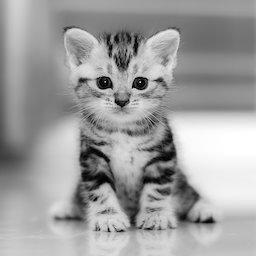
#> input picture kitten.jpg, 256 x 256 px
$ jupyter execute --allow-errors 'Project 3 (1).ipynb'
#> lines starting #> are read from the running program, lines starting #| are printed output that depends on the picture
[cell 1]
import cvxpy as cp
import numpy as np
from PIL import Image
import matplotlib.pyplot as plt

[cell 2]
def process_image(image_path, target_size=(100, 100),lam1=0.1, lam2=0.01):
    # 1. Load and Resize (Crucial for solver speed!)
#> called with image_path = 'kitten.jpg', target_size = (100, 100), lam1 = 0.1, lam2 = 0.01
    img = Image.open(image_path).convert('L') # Convert to Grayscale
#> img is the input picture: PIL image 256x256 L; min 0, max 255, mean 159.3
    img = img.resize(target_size)
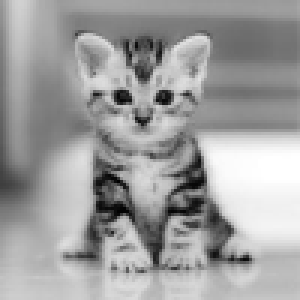
#> img: PIL image 100x100 L (shown 3 times larger); min 0, max 255, mean 159.3
    f_original = np.array(img, dtype=np.float64)

    # 2. Simulate "Old Photo" (Add blur and noise)
    # In a real project, this 'f' would be your actual old photo.
    f_blur = f_original + np.random.normal(0, 10, f_original.shape)
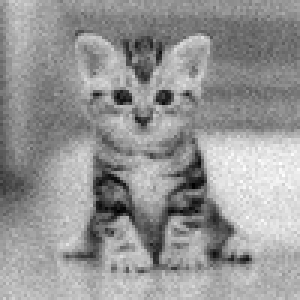
#> f_blur: shape (100, 100) float64 (shown 3 times larger); min -14.64, max 280, mean 159.1; drawn with min black and max white
    f_blur = np.clip(f_blur, 0, 255)
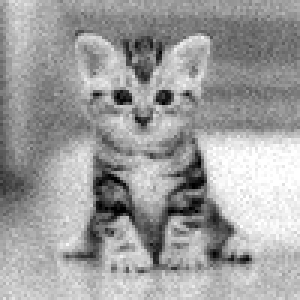
#> f_blur: shape (100, 100) float64 (shown 3 times larger); min 0, max 255, mean 159

    # 3. Define Optimization Variables
    m, n = f_blur.shape
#> m = 100; n = 100
    u = cp.Variable((m, n))

    # 4. Define the Objective (Matching your equation)
    # Term 1: Data Fidelity ||u - f||^2
    fidelity = cp.sum_squares(u - f_blur)

    # Term 2: Sparsity (Total Variation) - lambda1 * ||grad u||_1
    # This is the "secret sauce" for high-res edges
    lam1 = 0.1
    tv_penalty = lam1 * cp.tv(u)

    # 3. Smoothness Term: lambda2 * ||grad u||_2^2
    # We approximate the L2 gradient norm using differences
    diff_h = u[:, 1:] - u[:, :-1]
    diff_v = u[1:, :] - u[:-1, :]
    smoothness = lam2 * (cp.sum_squares(diff_h) + cp.sum_squares(diff_v))

    objective = cp.Minimize(fidelity + tv_penalty + smoothness)

    # 5. Constraints: 0 <= u <= 500
    constraints = [u >= 0, u <= 500]

    # 6. Solve using SCS (more common than ECOS)
    print("Solving... this may take a minute for larger images.")
    prob = cp.Problem(objective, constraints)
    prob.solve(solver=cp.SCS, verbose=True)

    return f_blur, u.value
